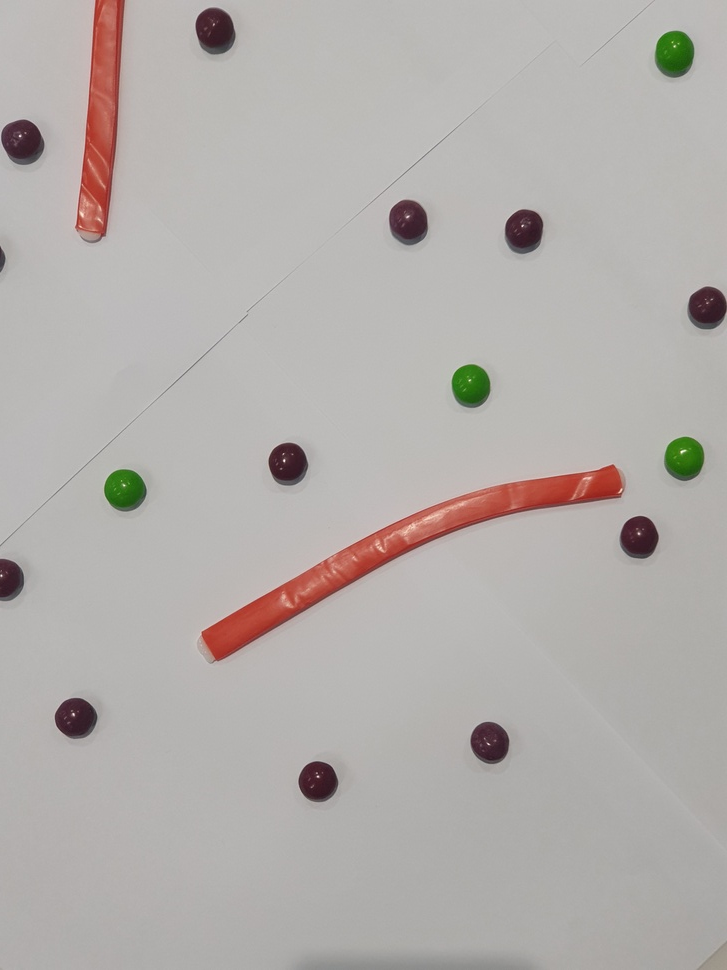
#> input picture images (1)/20230113_102106.jpg, 727 x 970 px, shrunk from 3024 x 4032 before the run
$ python -i Testing_all_images.py   (imports and definitions only)   (older library calls are emulated)
#> lines starting #> are read from the running program, lines starting #| are printed output that depends on the picture; after the words box and inside, x2 and y2 are one past the last pixel; in counts of white or black regions, pixels touching at a corner belong together
#> further down, picture is the input picture: shape (970, 727, 3); mean B, G, R 171.3, 174.2, 179
#!/usr/bin/env python3
# -*- coding: utf-8 -*-


#!/usr/bin/env python3
# -*- coding: utf-8 -*-
"""
Created on Fri Mar 24 17:02:51 2023

@author: 2572705
"""

#Importing Necessary Libraries
import numpy as np
import matplotlib.pyplot as plt
from skimage import io,filters
import scipy.ndimage as nd
from skimage.segmentation import clear_border
from scipy.spatial import distance as dist

# cv2 is imported to help with image processing and manipulation
import cv2 as cv

#Imutils is used to extract contours from the cv2 contours making it easier to separate objects
import imutils
from imutils import perspective

def process(img):

    #Reading in image
    im = cv.cvtColor(img, cv.COLOR_BGR2GRAY)
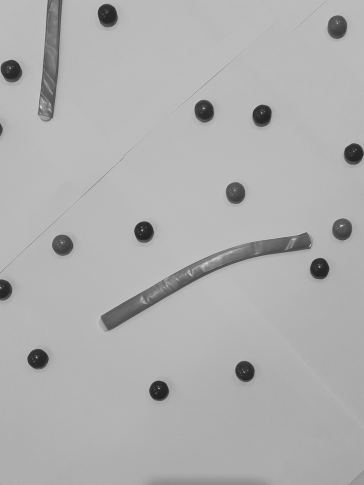
#> im: shape (970, 727) (shown at 1/2 size); min 30, max 249, mean 175.3

     #Converting image from bgr to rgb
    img1 = cv.cvtColor(img,cv.COLOR_BGR2RGB)

    #Finding threshold for mask
    val = filters.threshold_otsu(im)
#> val = 131

    #creating binary mask for background
    drops = nd.binary_fill_holes(im < val)
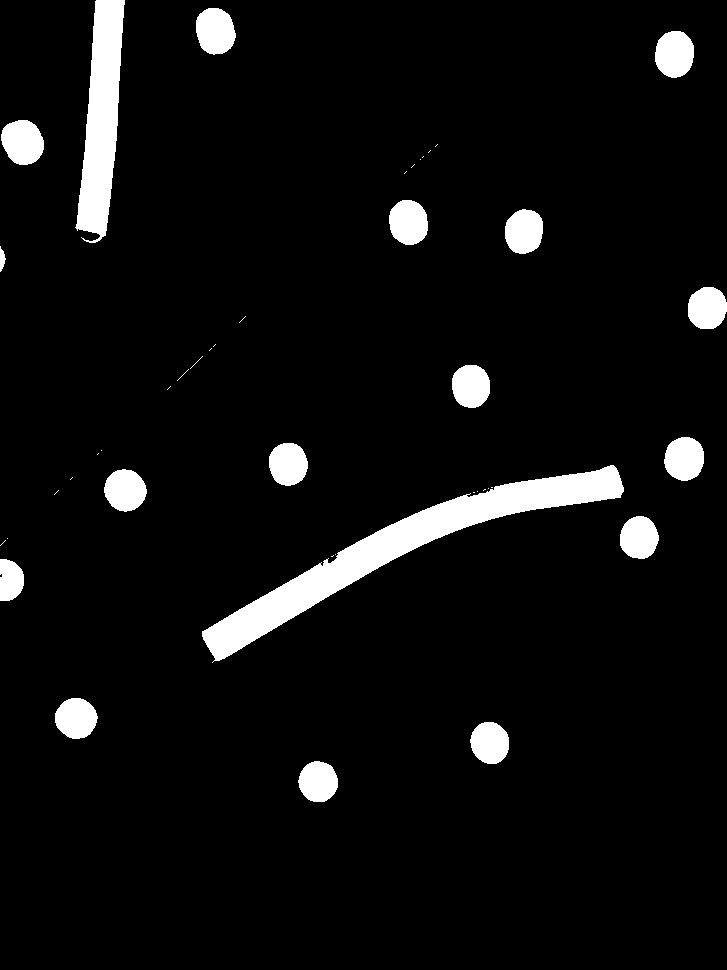
#> drops: shape (970, 727) bool; 5.9% white; 43 white regions (25 under 20 px), largest, box (x1, y1, x2, y2) and area: (202, 465, 624, 663) 14400, (75, 0, 125, 243) 7098, (1, 120, 44, 165) 1499

    #Remove objects touching the border
    #Opened first to prevent accidental removal where nonskittle background
    #noise touches side causing skittle to be removed


    #Setup Kernal as a 30,30 matrix of ones for errosion
    pre_kernel = np.ones((30,30),np.uint8)

    #Applying Open to image
    temp_drops = cv.morphologyEx(drops.astype('uint8'), cv.MORPH_OPEN, pre_kernel)
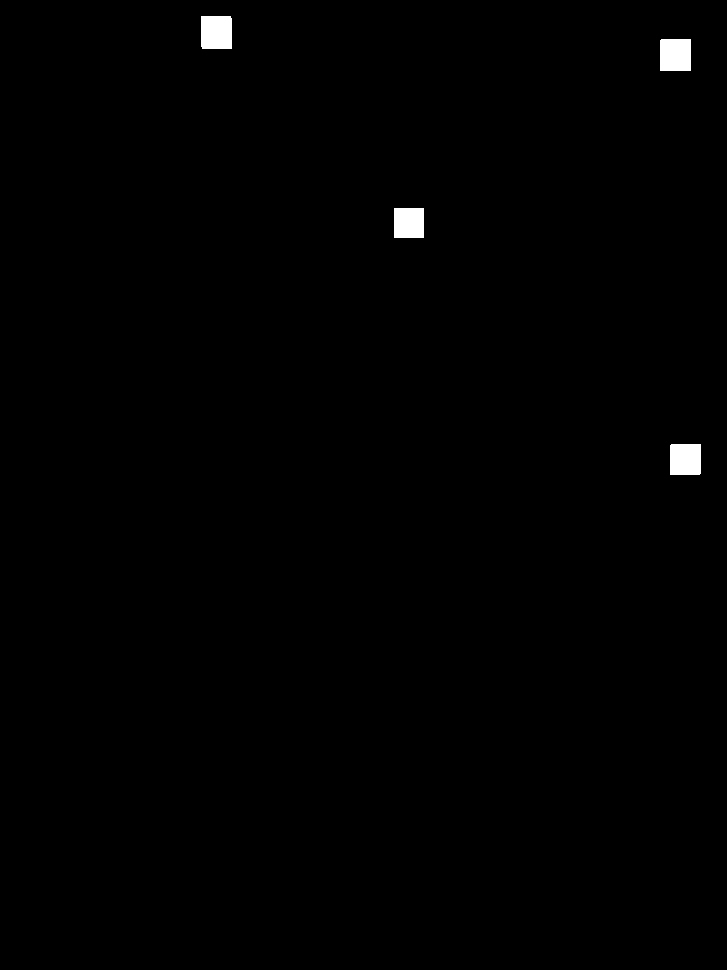
#> temp_drops: shape (970, 727); values 0 (black) and 1 (white), 0.55% white; 4 white regions

    #Crearing a mask to remove objects in contact with border and background
    no_back_or_border =  clear_border(temp_drops)


    #Applying mask to each colour
    non_stacked_img = []
    for i in range(3):
        temp = img1[:,:,i]*no_back_or_border
        non_stacked_img.append(temp)
#> after the loop, non_stacked_img = 3 items


    #restacking each color to reform image
    img1_masked = np.dstack((non_stacked_img[0],non_stacked_img[1],non_stacked_img[2]))

    #grayscaling masked image
    masked_gray = cv.cvtColor(img1_masked, cv.COLOR_RGB2GRAY)

    #Bluring grayscale to make contours easier to find by removing small details
    gray_blur = cv.medianBlur(masked_gray,25)

    #Finds the outline of an Object using cotours
    cnt = cv.findContours(gray_blur,cv.RETR_EXTERNAL, cv.CHAIN_APPROX_SIMPLE)
#> cnt = 4 contours; box (x1, y1, x2, y2) and area: (201, 16, 232, 49) 736, (660, 39, 691, 71) 706, (670, 444, 701, 475) 676, (394, 208, 424, 238) 617
    cnts = imutils.grab_contours(cnt)
#> cnts has the same summary as cnt


    #Creating a function to find the midpoint of the rectangle that will be drawn around objects
    def midpoint(ptA, ptB):
    	return ((ptA[0] + ptB[0]) * 0.5, (ptA[1] + ptB[1]) * 0.5)

    #Creating empty arrays to be filled
    boxes = []
    new_cnts = []


    #Creating Array of ones the same size as the image to be used later
    mask = np.ones(im.shape[:2], dtype="uint8")*255


    #For loop to find centroids and object shape
    for c in cnts:
        #Creates an Array called box that is a rectangle around an object at its most extreme dimentions
        box = cv.minAreaRect(c)
        box = cv.cv.BoxPoints(box) if imutils.is_cv2() else cv.boxPoints(box)
        #Converts the box values to integers as they should be for pixel values
        box = np.array(box, dtype="int")
        #orders the points in the box varriable
        box = perspective.order_points(box)

        # creates varriables for each corner of the box
        (tl, tr, br, bl) = box
        #Finds the midpoint between each corner using the midpoint fuction created
        (tltrX, tltrY) = midpoint(tl, tr)
        (blbrX, blbrY) = midpoint(bl, br)
        (tlblX, tlblY) = midpoint(tl, bl)
        (trbrX, trbrY) = midpoint(tr, br)

        #Calculates the width and length of the object by measuring distance between midpoints
        Width = dist.euclidean((tltrX, tltrY), (blbrX, blbrY))
        Length = dist.euclidean((tlblX, tlblY), (trbrX, trbrY))

        #Assumes that all desired objects are round and therefore
        #the object should be as wide as it is tall therefore if it's
        #dimention ratio is >2.5:1 it will stored in a separate array (new_cnts)

        if Length<Width*2.5 and Width<Length*2.5:
            boxes.append(box)


        else:
            #Creating a mask to remove the long objects
            cv.drawContours(mask, [c], -1, 0, -1)
            new_cnts.append(c)
#> this loop made 4 passes
#> (tl, tr, br, bl, tltrX, tltrY, blbrX, blbrY) on passes 1 to 4: ([665, 459], [685, 439], [705, 459], [685, 479], 675, 449, 695, 469), ([389, 222], [408, 203], [427, 222], [408, 241], 398.5, 212.5, 417.5, 231.5), ([654, 54], [675, 33], [695, 54], [675, 74], 664.5, 43.5, 685, 64), ([195, 32], [216, 11], [237, 32], [216, 53], 205.5, 21.5, 226.5, 42.5)
#> mask: shape (970, 727); every value is 255
#> after the loop, boxes = [[[665, 459], [685, 439], [705, 459], [685, 479]], [[389, 222], [408, 203], [427, 222], [408, 241]], [[654, 54], [675, 33], [695, 54], [675, 74]], [[195, 32], [216, 11], [237, 32], [216, 53]]]; new_cnts = []

    #Converting mask to uint8
    mask = mask.astype('uint8')


    #applying mask of long objects
    Long_objects_removed = cv.bitwise_and(img1_masked, img1_masked, mask = mask)

    #Applying Inverted Mask to Check What Was Removed
    inverted_mask = cv.bitwise_not(mask)
#> inverted_mask: shape (970, 727); every value is 0


    Removed_Object_Img = cv.bitwise_and(img1_masked, img1_masked, mask = inverted_mask)
#> Removed_Object_Img: shape (970, 727, 3); every value is 0


    #Converting removed object image to hsv
    Removed_Object_hsv = cv.cvtColor(Removed_Object_Img, cv.COLOR_RGB2HSV)


    #Color Thresholding Removed Image

    brown_long = cv.inRange(Removed_Object_hsv,(95,0,0),(250,190,95))

    green_long = cv.inRange(Removed_Object_hsv,(35,25,25),(80,255,255))


    #Adding Back any skittles that may have been removed by accident
    final_image_mask = green_long+brown_long


    #Creating kernel for closing 'final image'
    kernel = np.ones((50,50),np.uint8)

    #Closing final_image_mask to fill in empty areas within objects eg. bright spots
    final_image_mask = cv.morphologyEx(final_image_mask, cv.MORPH_CLOSE, kernel)


    #isolating objects to be added back to image that were removed if touching long objects
    to_add_back = cv.bitwise_and(img1_masked, img1_masked, mask = final_image_mask)

    #Summing the 2 images to get final image
    final_image = to_add_back + Long_objects_removed
    final_image_hsv=  cv.cvtColor(final_image, cv.COLOR_RGB2HSV)
#> final_image_hsv: shape (970, 727, 3); mean H, S, V 0.6, 0.8, 0.5


    #Creating mask to separate green and brown skittls in the final image
    brown_mask_for_count = cv.inRange(final_image_hsv,(100,0,0),(250,250,150))
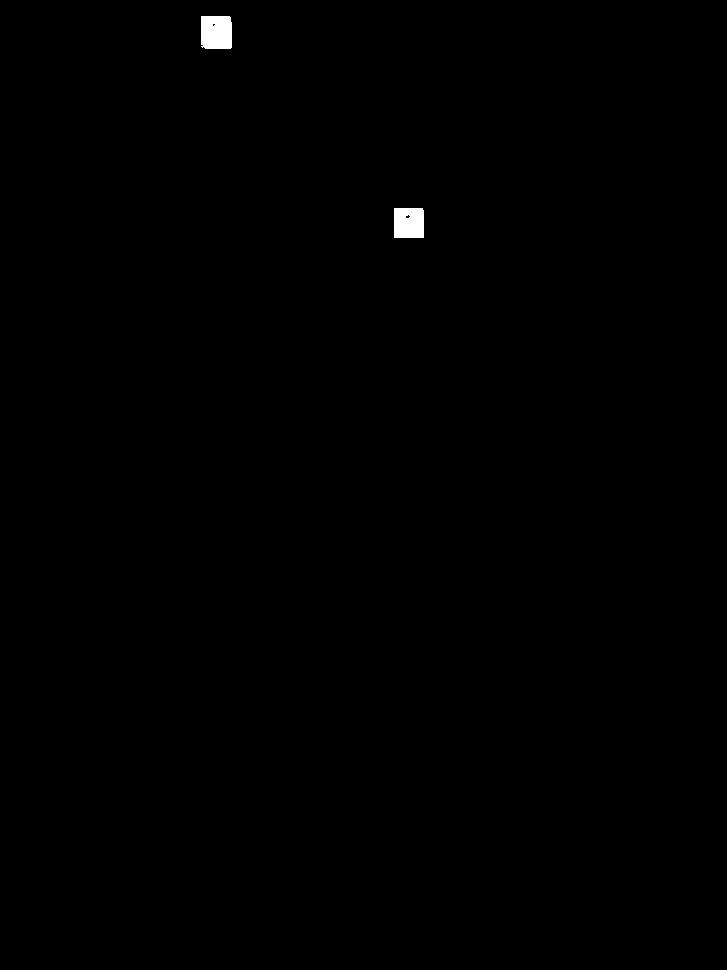
#> brown_mask_for_count: shape (970, 727); 0.27% white; 2 white regions, box (x1, y1, x2, y2) and area: (201, 16, 232, 49) 1004, (394, 208, 424, 238) 890

    green_mask_for_count = cv.inRange(final_image_hsv,(35,25,25),(80,255,255))
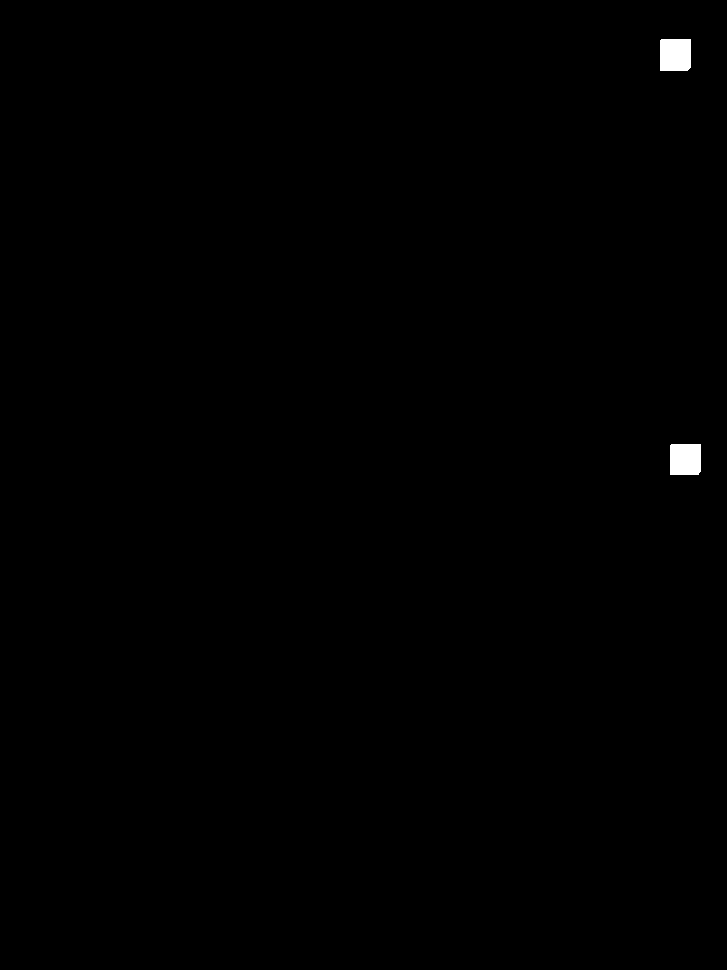
#> green_mask_for_count: shape (970, 727); 0.28% white; 2 white regions, box (x1, y1, x2, y2) and area: (660, 39, 691, 71) 985, (670, 444, 701, 475) 955

    #Applying masks
    brown_iso =  cv.bitwise_and(final_image, final_image, mask = brown_mask_for_count)
    green_iso =  cv.bitwise_and(final_image, final_image, mask = green_mask_for_count)


    #Blurring image to prevent small bright objects being counted
    gray_green_iso = cv.medianBlur(cv.cvtColor(green_iso, cv.COLOR_RGB2GRAY),25)
    gray_brown_iso = cv.medianBlur(cv.cvtColor(brown_iso, cv.COLOR_RGB2GRAY),25)

    #Removing Small Objects
    gray_brown_iso = cv.morphologyEx(gray_brown_iso, cv.MORPH_OPEN, kernel)
    gray_green_iso = cv.morphologyEx(gray_green_iso, cv.MORPH_OPEN, kernel)

    #Eroding to remove touching objects
    erode_kernel = np.ones((25,25),np.uint8)


    gray_brown_iso = cv.erode(gray_brown_iso, erode_kernel, iterations=1)
    gray_green_iso = cv.erode(gray_green_iso, erode_kernel, iterations=1)


    #Finding Centroids
    cnts_green = cv.findContours(gray_green_iso,cv.RETR_EXTERNAL, cv.CHAIN_APPROX_SIMPLE)
#> cnts_green = 0 contours

    cnts_green = imutils.grab_contours(cnts_green)
#> cnts_green = []

    cnts_brown = cv.findContours(gray_brown_iso,cv.RETR_EXTERNAL, cv.CHAIN_APPROX_SIMPLE)
#> cnts_brown = 0 contours

    cnts_brown = imutils.grab_contours(cnts_brown)
#> cnts_brown = []


    #Counting number of centroids to be returned from function
    number_1 = len(cnts_green)
#> number_1 = 0

    number_2 = len(cnts_brown)
#> number_2 = 0


    coordinates_1 = []
    coordinates_2 = []

    #filling list with centroid values when number of objects is > 0
    if number_1 >0:
        for i in cnts_green:
            M = cv.moments(i)
            iX = int(M["m10"] / M["m00"])
            iY = int(M["m01"] / M["m00"])
            cent = [iX,iY]
            coordinates_1.append(cent)

    if number_2 >0:
        for i in cnts_brown:
            M = cv.moments(i)
            iX = int(M["m10"] / M["m00"])
            iY = int(M["m01"] / M["m00"])
            cent = [iX,iY]
            coordinates_2.append(cent)

    #Returning required varriable
    return number_1,number_2,coordinates_1,coordinates_2


# [9 lines left out: function highlight, not called in this run]


card = []
#do not remove the line below and put all your runtime code down there so that this file can be imported without executing anything
# [21 lines not run here, left out]

>>> import cv2
>>> picture = cv2.imread('20230113_102106.jpg')
>>> result = process(picture)
#> result = (0, 0, [], [])

$ run again, on images (1)/20230113_102123.jpg
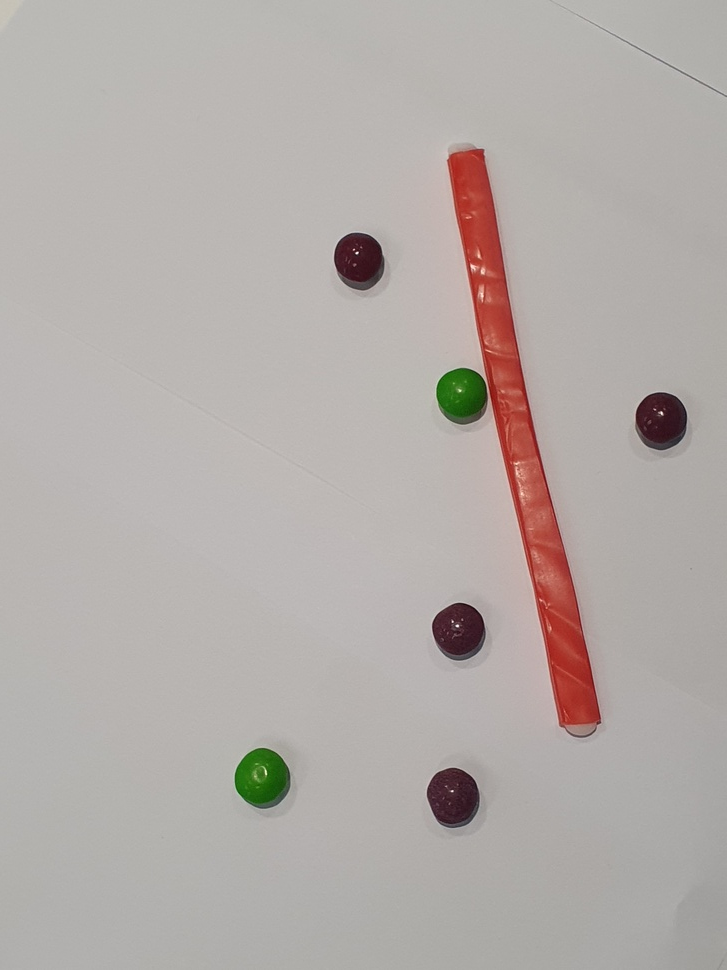
#> input picture images (1)/20230113_102123.jpg, 727 x 970 px, shrunk from 3024 x 4032 before the run
#> picture is the input picture: shape (970, 727, 3); mean B, G, R 168.5, 172, 179
#> val = 128
#> drops: shape (970, 727) bool; 5.3% white; 11 white regions (3 under 20 px), largest, box (x1, y1, x2, y2) and area: (447, 149, 601, 738) 22701, (235, 748, 291, 809) 2601, (427, 768, 480, 828) 2481
#> temp_drops: shape (970, 727); values 0 (black) and 1 (white), 4.9% white; 7 white regions
#> after the loop in process, `for i in range(3):`: non_stacked_img = 3 items
#> cnt = 6 contours; box (x1, y1, x2, y2) and area: (441, 154, 598, 732) 23640, (240, 755, 288, 805) 1934, (432, 774, 478, 824) 1860, (640, 398, 685, 446) 1760, (438, 609, 483, 657) 1746, (339, 238, 383, 286) 1697
#> cnts has the same summary as cnt
#> the loop in process, `for c in cnts:` made 6 passes
#> (tl, tr, br, bl, tltrX, tltrY, blbrX, blbrY) on passes 1 to 6: ([432, 774], [477, 774], [477, 823], [432, 823], 454.5, 774, 454.5, 823), ([240, 755], [287, 755], [287, 804], [240, 804], 263.5, 755, 263.5, 804), ([438, 609], [482, 609], [482, 656], [438, 656], 460, 609, 460, 656), ([640, 398], [684, 398], [684, 445], [640, 445], 662, 398, 662, 445), ([339, 238], [382, 238], [382, 285], [339, 285], 360.5, 238, 360.5, 285), ([483, 149], [603, 727], [512, 746], [392, 169], 543, 438, 452, 457.5)
#> after the loop in process, `for c in cnts:`:
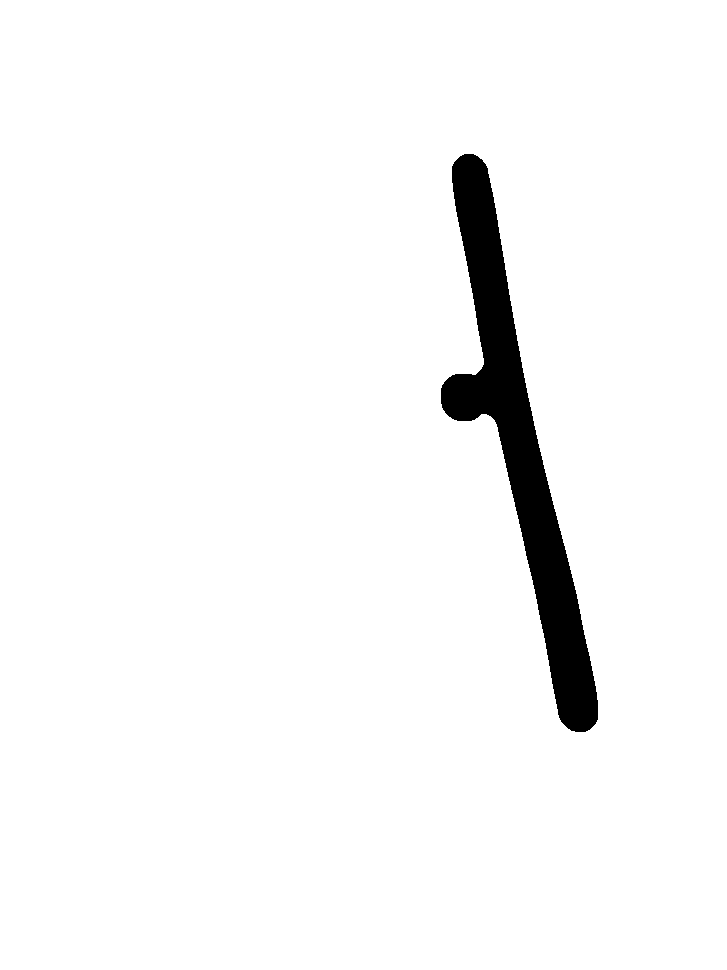
#> mask: shape (970, 727); 96.6% white; 1 black region
#> after the loop in process, `for c in cnts:`: boxes = [[[432, 774], [477, 774], [477, 823], [432, 823]], [[240, 755], [287, 755], [287, 804], [240, 804]], [[438, 609], [482, 609], [482, 656], [438, 656]], [[640, 398], [684, 398], [684, 445], [640, 445]], [[339, 238], [382, 238], [382, 285], [339, 285]]]; new_cnts = 1 contour; box (x1, y1, x2, y2) and area: (441, 154, 598, 732) 23640
#> inverted_mask: shape (970, 727); 3.4% white; 1 white region, box (x1, y1, x2, y2) and area: (441, 154, 598, 732) 24266
#> Removed_Object_hsv: shape (970, 727, 3); mean H, S, V 0.3, 5.8, 5.6
#> brown_long: shape (970, 727); 0% white in thin lines or dots, all inside (x1, y1, x2, y2) = (549, 495, 578, 608)
#> green_long: shape (970, 727); 0.25% white; 1 white region, box (x1, y1, x2, y2) and area: (441, 374, 486, 421) 1752
#> final_image_hsv: shape (970, 727, 3); mean H, S, V 2.3, 2.5, 1.4
#> brown_mask_for_count: shape (970, 727); 1.1% white; 7 white regions (3 under 20 px), largest, box (x1, y1, x2, y2) and area: (432, 774, 478, 824) 2118, (438, 609, 483, 657) 2006, (640, 398, 685, 446) 1986, (339, 238, 383, 286) 1846
#> in process, `green_mask_for_count = cv.inRange(final_image_hsv,(35,25,25),(80,255,2..`:
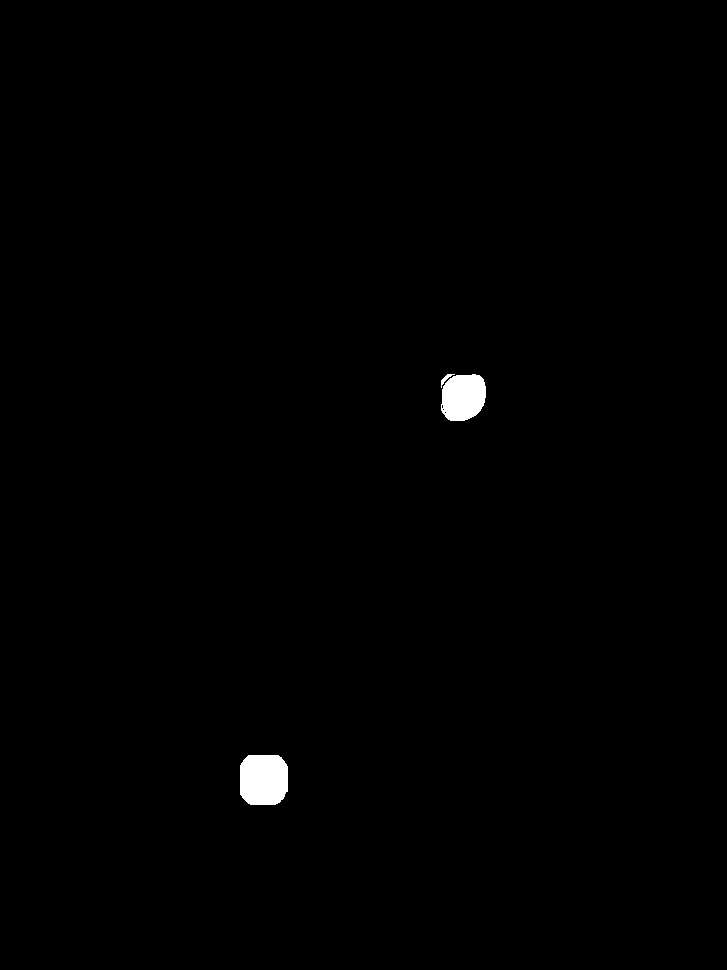
#> green_mask_for_count: shape (970, 727); 0.57% white; 3 white regions, box (x1, y1, x2, y2) and area: (240, 755, 288, 805) 2194, (441, 374, 486, 421) 1741, (441, 374, 455, 388) 55
#> in process, `cnts_green = cv.findContours(gray_green_iso,cv.RETR_EXTERNAL, cv.CHAIN..`: cnts_green = 0 contours
#> in process, `cnts_green = imutils.grab_contours(cnts_green)`: cnts_green = []
#> in process, `cnts_brown = cv.findContours(gray_brown_iso,cv.RETR_EXTERNAL, cv.CHAIN..`: cnts_brown = 0 contours
#> in process, `cnts_brown = imutils.grab_contours(cnts_brown)`: cnts_brown = []
#> number_1 = 0
#> result = (0, 0, [], [])
